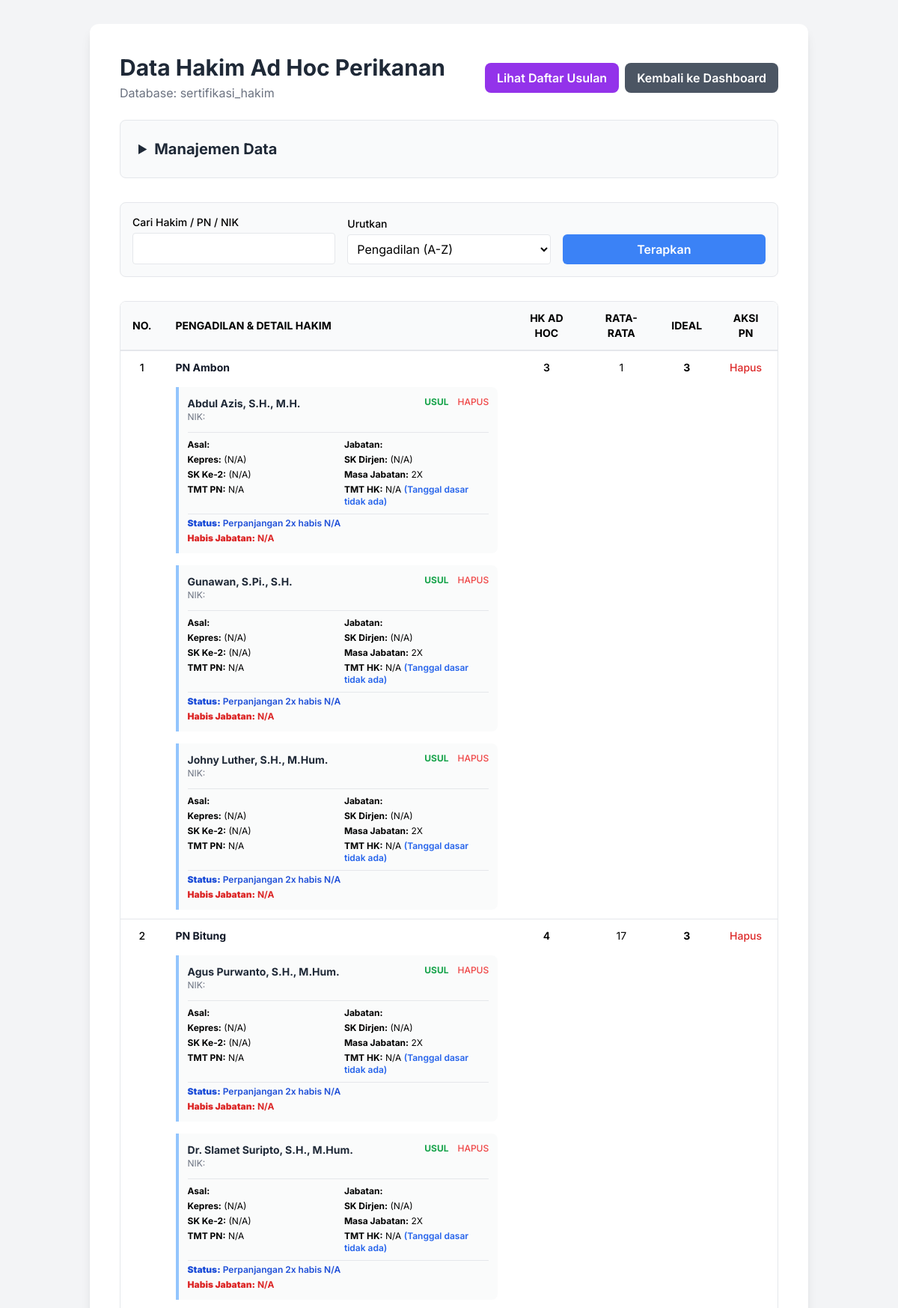
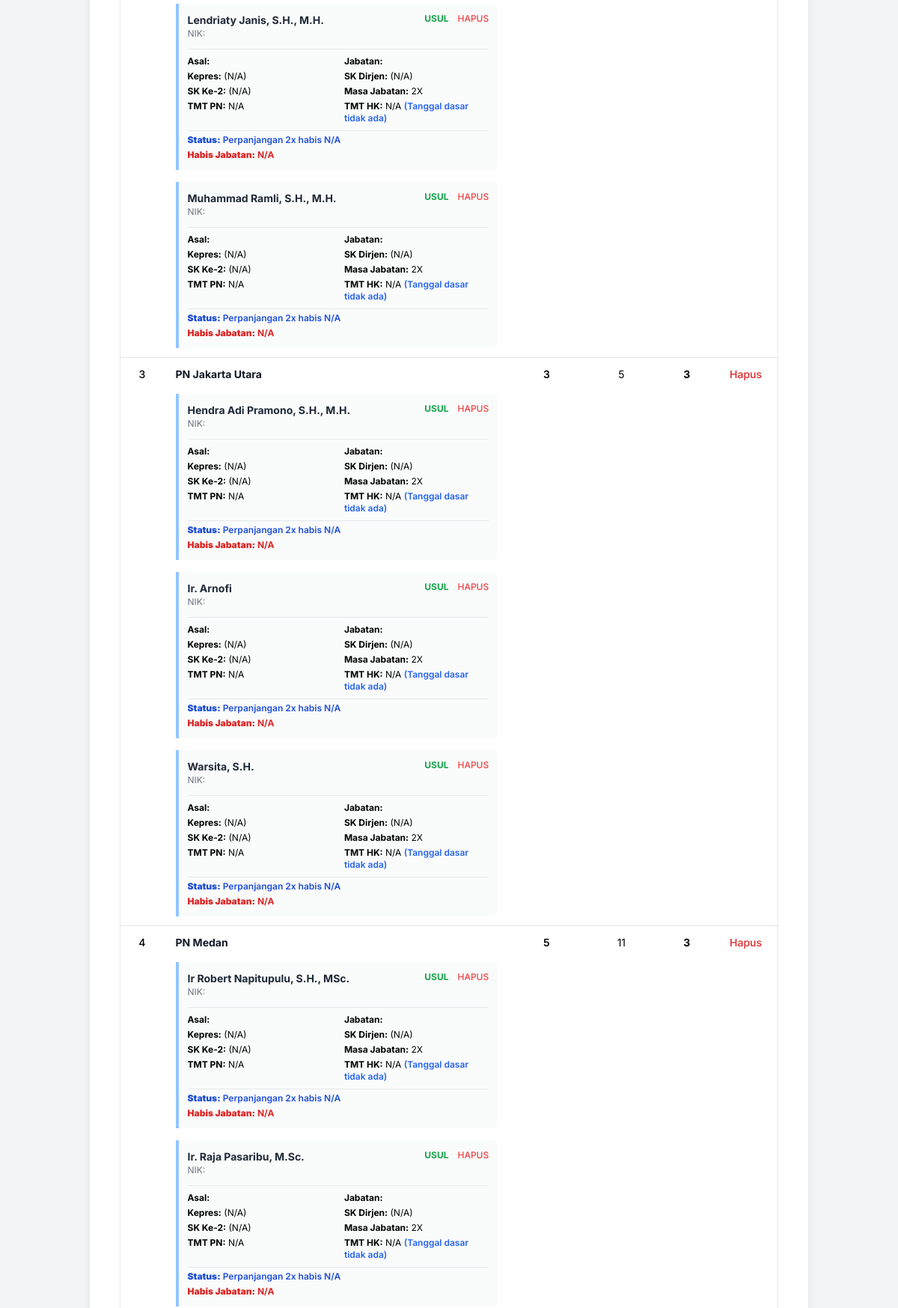
Screenshot of /perikanan_db2.php (upper part) with the database file from the repository (2 pictures, top to bottom).
### tables this page shows
CREATE TABLE `pengadilan` (
  `id` int(11) NOT NULL,
  `nama_pengadilan` varchar(255) NOT NULL
);

CREATE TABLE `hakim_perikanan` (
  `id` int(11) NOT NULL,
  `nama_hakim` varchar(255) NOT NULL,
  `id_pengadilan` int(11) NOT NULL,
  `status_perpanjangan` varchar(255) DEFAULT NULL,
  `tanggal_habis` date DEFAULT NULL
);

### perikanan_db2.php (the view, shortened to what this page needs)
<?php
$db_host = 'localhost';
$db_user = 'root';
$db_pass = '';
$db_name = 'sertifikasi_hakim';
$conn = new mysqli($db_host, $db_user, $db_pass, $db_name);
$search_term = $_GET['search'] ?? '';
$sort_order = $_GET['sort'] ?? 'default';
$sql = "SELECT p.id as id_pengadilan, p.nama_pengadilan, kp.hk_ad_hoc, kp.rata_rata, kp.ideal, h.*, h.id as id_hakim FROM pengadilan p LEFT JOIN kebutuhan_perikanan kp ON p.id = kp.id_pengadilan LEFT JOIN hakim_perikanan h ON p.id = h.id_pengadilan";
if ($sort_order == 'expiration') {
    $sql .= " ORDER BY h.tanggal_habis ASC, p.nama_pengadilan ASC";
} else {
    $sql .= " ORDER BY p.nama_pengadilan ASC, h.nama_hakim ASC";
}
$stmt = $conn->prepare($sql);
$stmt->execute();
$result = $stmt->get_result();
$grouped_data = [];
$date_cols_original = ['tgl_kepres', 'tgl_sk_dirjen', 'tmt_pn', 'tmt_hk', 'tgl_sk_pengangkatan_2'];
if ($result->num_rows > 0) {
    while ($row = $result->fetch_assoc()) {
        foreach ($date_cols_original as $col) {
            $row[$col . '_formatted'] = !empty($row[$col]) ? date('d M Y', strtotime($row[$col])) : 'N/A';
        }
        $row['tanggal_habis_baru_formatted'] = 'N/A';
        $row['sisa_jabatan_string'] = 'Tanggal dasar tidak ada';
        $row['status_baru'] = 'Perpanjangan 2x habis N/A';
        $pn = $row['nama_pengadilan'];
        if (!isset($grouped_data[$pn])) {
            $grouped_data[$pn] = ['id_pengadilan' => $row['id_pengadilan'], 'keterangan' => $pn, 'hk_ad_hoc' => $row['hk_ad_hoc'], 'rata_rata' => $row['rata_rata'], 'ideal' => $row['ideal'], 'list_hakim' => []];
        }
        if ($row['id_hakim']) {
            $grouped_data[$pn]['list_hakim'][] = $row;
        }
    }
}
?>
<!DOCTYPE html>
<html lang="id">
<head>
    <script src="https://cdn.tailwindcss.com"></script>
</head>
<body class="bg-gray-100">
<div class="container mx-auto p-4 sm:p-6 lg:p-8">
    <div class="bg-white p-6 md:p-10 rounded-xl shadow-lg">
        <div class="flex flex-col sm:flex-row justify-between items-start sm:items-center mb-6">
            <div>
                <h1 class="text-2xl md:text-3xl font-bold text-gray-800">Data Hakim Ad Hoc Perikanan</h1>
                <p class="text-gray-500 mt-1">Database: <?php echo htmlspecialchars($db_name); ?></p>
            </div>
            <div class="flex items-center space-x-2 mt-4 sm:mt-0">
                 <a href="daftar_usulan.php" class="bg-purple-600 text-white px-4 py-2 rounded-lg font-semibold hover:bg-purple-700 transition text-center">
                    Lihat Daftar Usulan
                </a>
                 <a href="index.php" class="bg-gray-600 text-white px-4 py-2 rounded-lg font-semibold hover:bg-gray-700 transition text-center">
                    Kembali ke Dashboard
                </a>
            </div>
        </div>
        <details class="mb-8 p-6 bg-gray-50 rounded-lg border border-gray-200 transition">
            <summary class="text-xl font-bold text-gray-800 cursor-pointer hover:text-blue-600">Manajemen Data</summary>
        </details>
        <div class="bg-gray-50 p-4 rounded-lg border border-gray-200 my-8">
            <form action="<?php echo htmlspecialchars($_SERVER['PHP_SELF']); ?>" method="GET" class="grid grid-cols-1 md:grid-cols-3 gap-4 items-end">
                <div><label class="block text-sm font-medium">Cari Hakim / PN / NIK</label><input type="text" name="search" class="mt-1 w-full p-2 border rounded" value="<?php echo htmlspecialchars($search_term); ?>"></div>
                <div><label class="block text-sm font-medium">Urutkan</label><select name="sort" class="mt-1 w-full p-2 border bg-white rounded"><option value="default" <?php if($sort_order == 'default') echo 'selected'; ?>>Pengadilan (A-Z)</option></select></div>
                <button type="submit" class="w-full bg-blue-500 text-white py-2 rounded-md font-semibold">Terapkan</button>
            </form>
        </div>
        <div class="overflow-x-auto rounded-lg border border-gray-200">
             <table class="min-w-full divide-y-2 divide-gray-200 bg-white text-sm">
                <thead class="bg-gray-50 text-center">
                    <tr>
                        <th class="px-4 py-3 font-bold">NO.</th>
                        <th class="px-4 py-3 font-bold text-left">PENGADILAN & DETAIL HAKIM</th>
                        <th class="px-4 py-3 font-bold">HK AD HOC</th>
                        <th class="px-4 py-3 font-bold">RATA-RATA</th>
                        <th class="px-4 py-3 font-bold">IDEAL</th>
                        <th class="px-4 py-3 font-bold">AKSI PN</th>
                    </tr>
                </thead>
                <tbody class="divide-y divide-gray-200">
                     <?php if (empty($grouped_data)): ?>
                        <tr><td colspan="6" class="text-center py-10">Tidak ada data.</td></tr>
                    <?php else: $i = 1; ?>
                        <?php foreach ($grouped_data as $data): ?>
                            <tr class="hover:bg-gray-50">
                                <td class="px-4 py-3 font-medium align-top text-center"><?php echo $i++; ?></td>
                                <td class="px-4 py-3 text-left align-top">
                                    <div class="font-bold text-gray-900 mb-4"><?php echo htmlspecialchars($data['keterangan']); ?></div>
                                    <?php if (!empty($data['list_hakim'])): ?>
                                        <div class="space-y-4">
                                            <?php foreach ($data['list_hakim'] as $hakim): ?>
                                                <div class="p-3 border-l-4 border-blue-300 bg-gray-50/80 rounded-r-lg">
                                                    <div class="flex justify-between items-start">
                                                        <div>
                                                            <p class="font-bold text-gray-800"><?php echo htmlspecialchars($hakim['nama_hakim']); ?></p>
                                                            <p class="text-xs text-gray-500">NIK: <?php echo htmlspecialchars($hakim['nik']); ?></p>
                                                        </div>
                                                        <div class="flex items-center space-x-3 flex-shrink-0 ml-4">
                                                            <a href="usul.php?id=<?php echo $hakim['id_hakim']; ?>" class="text-green-600 text-xs font-bold hover:underline">USUL</a>
                                                            <a href="?action=delete_hakim&id=<?php echo $hakim['id_hakim']; ?>" class="text-red-500 text-xs font-medium" onclick="return confirm('Yakin hapus hakim ini?');">HAPUS</a>
                                                        </div>
                                                    </div>
                                                    <div class="mt-3 text-xs border-t pt-2 grid grid-cols-2 gap-x-4 gap-y-1">
                                                        <p><b>Asal:</b> <?php echo htmlspecialchars($hakim['asal_org']); ?></p>
                                                        <p><b>Jabatan:</b> <?php echo htmlspecialchars($hakim['jabatan']); ?></p>
                                                        <p><b>Kepres:</b> <?php echo htmlspecialchars($hakim['kepres']); ?> (<?php echo $hakim['tgl_kepres_formatted']; ?>)</p>
                                                        <p><b>SK Dirjen:</b> <?php echo htmlspecialchars($hakim['sk_dirjen']); ?> (<?php echo $hakim['tgl_sk_dirjen_formatted']; ?>)</p>
                                                        <p><b>SK Ke-2:</b> <?php echo htmlspecialchars($hakim['sk_pengangkatan_2']); ?> (<?php echo $hakim['tgl_sk_pengangkatan_2_formatted']; ?>)</p>
                                                        <p><b>Masa Jabatan:</b> 2X</p>
                                                        <p><b>TMT PN:</b> <?php echo $hakim['tmt_pn_formatted']; ?></p>
                                                        <p><b>TMT HK:</b> <?php echo $hakim['tmt_hk_formatted']; ?> <span class="text-blue-600 font-semibold">(<?php echo $hakim['sisa_jabatan_string']; ?>)</span></p>
                                                        <p class="col-span-2 mt-1 pt-1 border-t font-semibold text-blue-700"><b>Status:</b> <?php echo htmlspecialchars($hakim['status_baru']); ?></p>
                                                        <p class="col-span-2 font-bold text-red-600"><b>Habis Jabatan:</b> <?php echo $hakim['tanggal_habis_baru_formatted']; ?></p>
                                                    </div>
                                                </div>
                                            <?php endforeach; ?>
                                        </div>
                                    <?php endif; ?>
                                </td>
                                <td class="px-4 py-3 font-semibold align-top text-center"><?php echo htmlspecialchars($data['hk_ad_hoc'] ?? '0'); ?></td>
                                <td class="px-4 py-3 align-top text-center"><?php echo htmlspecialchars($data['rata_rata'] ?? '0'); ?></td>
                                <td class="px-4 py-3 font-bold align-top text-center"><?php echo htmlspecialchars($data['ideal'] ?? '0'); ?></td>
                                <td class="px-4 py-3 align-top text-center">
                                    <a href="?action=delete_pengadilan&id=<?php echo $data['id_pengadilan']; ?>" class="text-red-600 text-sm font-medium" onclick="return confirm('PERINGATAN: Yakin hapus pengadilan ini? Semua hakim di dalamnya akan ikut terhapus.');">Hapus</a>
                                </td>
                            </tr>
                        <?php endforeach; ?>
                    <?php endif; ?>
                </tbody>
            </table>
        </div>
    </div>
</div>
</body>
</html>

### perikanan_db2.php (style rules this page uses)
body { font-family: 'Inter', sans-serif; }

### rows the page displays
pengadilan: hakim_perikanan.nama_hakim "Abdul Azis, S.H., M.H.", tgl_kepres_formatted "N/A", tgl_sk_dirjen_formatted "N/A", tgl_sk_pengangkatan_2_formatted "N/A", tmt_pn_formatted "N/A", tmt_hk_formatted "N/A", sisa_jabatan_string "Tanggal dasar tidak ada", status_baru "Perpanjangan 2x habis N/A", tanggal_habis_baru_formatted "N/A", hakim_perikanan.nama_hakim "Gunawan, S.Pi., S.H.", hakim_perikanan.nama_hakim "Johny Luther, S.H., M.Hum."
pengadilan: hakim_perikanan.nama_hakim "Agus Purwanto, S.H., M.Hum.", tgl_kepres_formatted "N/A", tgl_sk_dirjen_formatted "N/A", tgl_sk_pengangkatan_2_formatted "N/A", tmt_pn_formatted "N/A", tmt_hk_formatted "N/A", sisa_jabatan_string "Tanggal dasar tidak ada", status_baru "Perpanjangan 2x habis N/A", tanggal_habis_baru_formatted "N/A", hakim_perikanan.nama_hakim "Dr. Slamet Suripto, S.H., M.Hum.", hakim_perikanan.nama_hakim "Lendriaty Janis, S.H., M.H.", hakim_perikanan.nama_hakim "Muhammad Ramli, S.H., M.H."
pengadilan: hakim_perikanan.nama_hakim "Hendra Adi Pramono, S.H., M.H.", tgl_kepres_formatted "N/A", tgl_sk_dirjen_formatted "N/A", tgl_sk_pengangkatan_2_formatted "N/A", tmt_pn_formatted "N/A", tmt_hk_formatted "N/A", sisa_jabatan_string "Tanggal dasar tidak ada", status_baru "Perpanjangan 2x habis N/A", tanggal_habis_baru_formatted "N/A", hakim_perikanan.nama_hakim "Ir. Arnofi", hakim_perikanan.nama_hakim "Warsita, S.H."
pengadilan: hakim_perikanan.nama_hakim "Ir Robert Napitupulu, S.H., MSc.", tgl_kepres_formatted "N/A", tgl_sk_dirjen_formatted "N/A", tgl_sk_pengangkatan_2_formatted "N/A", tmt_pn_formatted "N/A", tmt_hk_formatted "N/A", sisa_jabatan_string "Tanggal dasar tidak ada", status_baru "Perpanjangan 2x habis N/A", tanggal_habis_baru_formatted "N/A", hakim_perikanan.nama_hakim "Ir. Raja Pasaribu, M.Sc."

### other values shown
$db_name "sertifikasi_hakim"
$data['keterangan'] "PN Ambon"
$data['hk_ad_hoc'] "3"
$data['rata_rata'] "1"
$data['ideal'] "3"
$data['keterangan'] "PN Bitung"
$data['hk_ad_hoc'] "4"
$data['rata_rata'] "17"
$data['keterangan'] "PN Jakarta Utara"
$data['rata_rata'] "5"
$data['keterangan'] "PN Medan"
$data['hk_ad_hoc'] "5"
$data['rata_rata'] "11"
